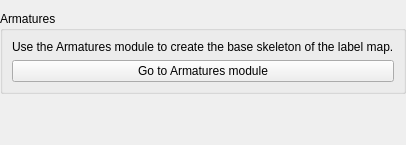
     <widget class="QWidget" name="ArmaturesPage">
      <property name="toolTip">
       <string>Rest armature creation</string>
      </property>
      <layout class="QVBoxLayout" name="verticalLayout_3">
       <property name="leftMargin">
        <number>0</number>
       </property>
       <property name="rightMargin">
        <number>0</number>
       </property>
       <item>
        <widget class="ctkCollapsibleGroupBox" name="ArmaturesCollapsibleGroupBox">
         <property name="sizePolicy">
          <sizepolicy hsizetype="Preferred" vsizetype="Minimum">
           <horstretch>0</horstretch>
           <verstretch>0</verstretch>
          </sizepolicy>
         </property>
         <property name="title">
          <string>Armatures</string>
         </property>
         <property name="collapsed">
          <bool>false</bool>
         </property>
         <layout class="QVBoxLayout" name="verticalLayout_4">
          <item>
           <widget class="QLabel" name="label">
            <property name="text">
             <string>Use the Armatures module to create the base skeleton of the label map.</string>
            </property>
            <property name="textFormat">
             <enum>Qt::RichText</enum>
            </property>
            <property name="scaledContents">
             <bool>false</bool>
            </property>
           </widget>
          </item>
          <item>
           <widget class="QPushButton" name="ArmaturesGoToPushButton">
            <property name="text">
             <string>Go to Armatures module</string>
            </property>
           </widget>
          </item>
         </layout>
        </widget>
       </item>
       <item>
        <spacer name="verticalSpacer_2">
         <property name="orientation">
          <enum>Qt::Vertical</enum>
         </property>
         <property name="sizeHint" stdset="0">
          <size>
           <width>20</width>
           <height>40</height>
          </size>
         </property>
        </spacer>
       </item>
      </layout>
     </widget>
